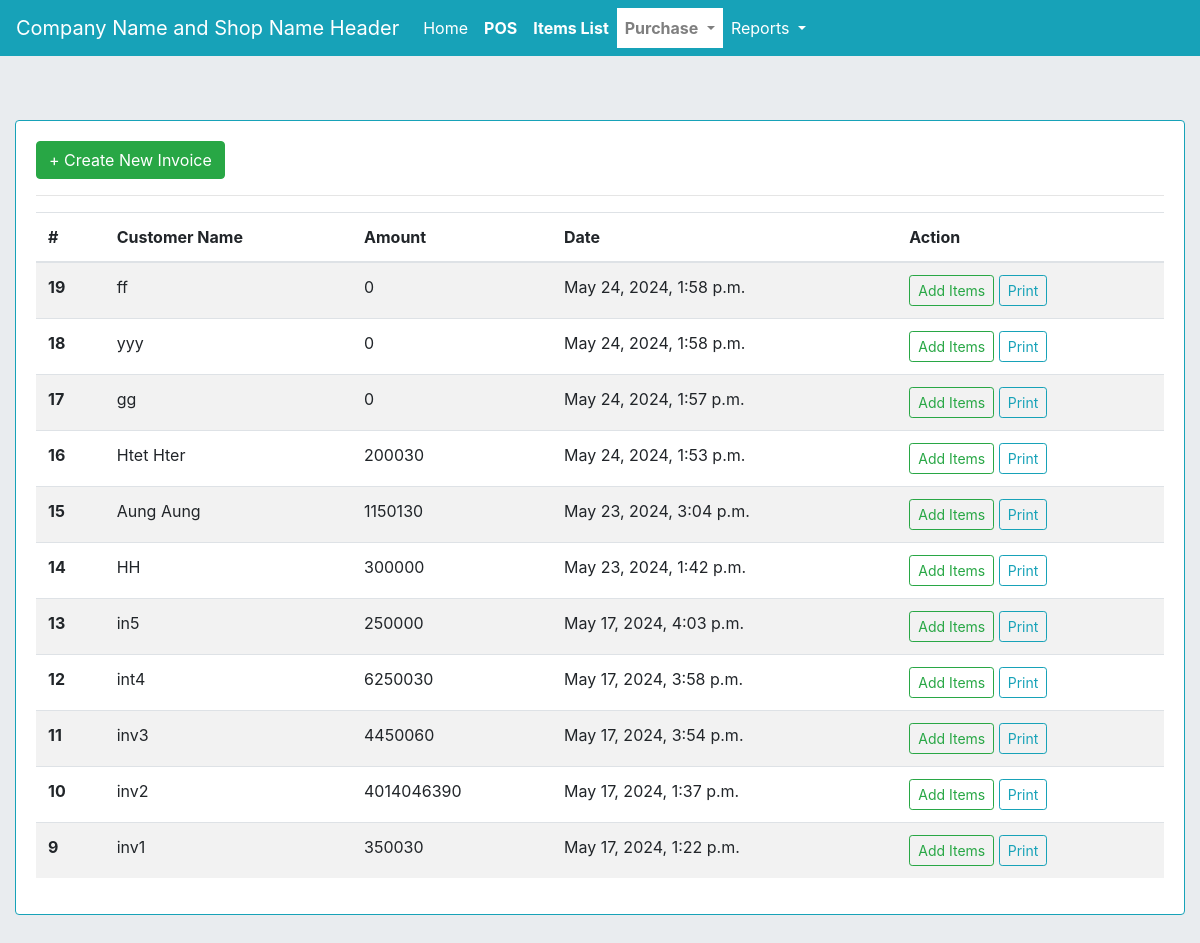
The app's page /inv_list/, older data.
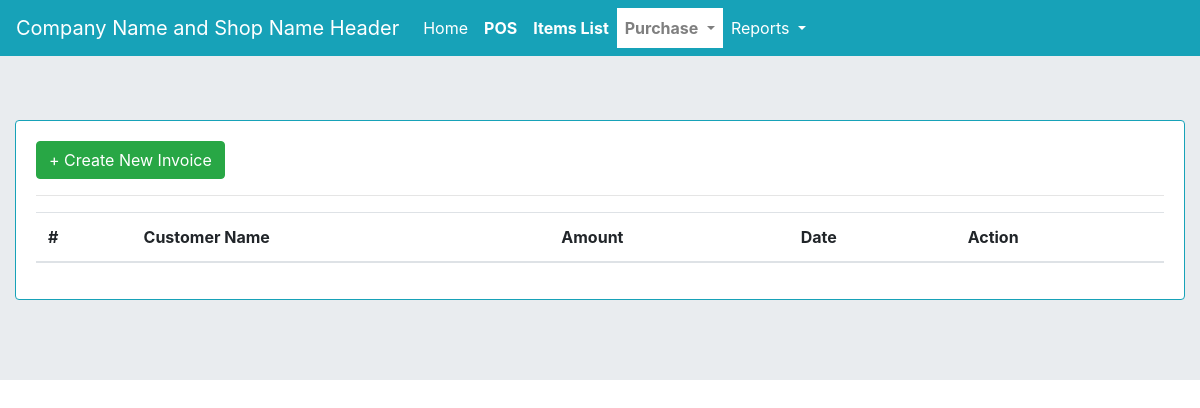
The same page, newer data.
### myapp/models.py (models this page shows, shortened)
class invoice(models.Model):
    customer = models.CharField(max_length=255, blank=True, null=True)
    total = models.PositiveIntegerField(default=0)
    created_at = models.DateTimeField(auto_now_add=True)
    updated_at = models.DateTimeField(auto_now=True)

### myapp/views.py (the view)
# urls.py: path('inv_list/', views.inv_list, name='inv_list'),
def inv_list(request):
	inv = invoice.objects.all().order_by('-id')
	context = {'inv':inv}
	return render(request, 'inv_list.html', context)

### templates/inv_list.html (shortened to what this page needs)
{% extends 'base.html' %}
{% block content %}
<div class="card border-info mb-3">
  <div class="card-body">
<button type="button" class="btn btn-success" data-toggle="modal" data-target="#createNewInv">
  + Create New Invoice
</button>
<hr>
<table class="table table-striped" id="invlist">
  <thead>
    <tr>
      <th scope="col">#</th>
      <th scope="col">Customer Name</th>
      <th scope="col">Amount</th>
      <th scope="col">Date</th>
      <th scope="col">Action</th>
    </tr>
  </thead>
  <tbody>
  	{% for i in inv %}
    <tr>
      <th scope="row">{{i.id}}</th>
      <td>{{i.customer}}</td>
      <td>{{i.total}}</td>
      <td>{{i.created_at}}</td>
      <td>
      	<a href="{% url 'myapp:detail_inv' i.id %}" class="btn btn-sm btn-outline-success">Add Items</a>
      	<a href="{% url 'myapp:print_preview' i.id %}" class="btn btn-sm btn-outline-info">Print</a>
      </td>
    </tr>
    {% endfor %}
  </tbody>
</table>
  </div>
</div>
{% endblock content %}

Row changes from the older to the newer data that the page shows:
removed invoice: id "19", customer "ff", total "0", created_at "May 24, 2024, 1:58 p.m."
removed invoice: id "18", customer "yyy", total "0", created_at "May 24, 2024, 1:58 p.m."
removed invoice: id "17", customer "gg", total "0", created_at "May 24, 2024, 1:57 p.m."
removed invoice: id "16", customer "Htet Hter", total "200030", created_at "May 24, 2024, 1:53 p.m."
removed invoice: id "15", customer "Aung Aung", total "1150130", created_at "May 23, 2024, 3:04 p.m."
removed invoice: id "14", customer "HH", total "300000", created_at "May 23, 2024, 1:42 p.m."
removed invoice: id "13", customer "in5", total "250000", created_at "May 17, 2024, 4:03 p.m."
removed invoice: id "12", customer "int4", total "6250030", created_at "May 17, 2024, 3:58 p.m."
removed invoice: id "11", customer "inv3", total "4450060", created_at "May 17, 2024, 3:54 p.m."
removed invoice: id "10", customer "inv2", total "4014046390", created_at "May 17, 2024, 1:37 p.m."
removed invoice: id "9", customer "inv1", total "350030", created_at "May 17, 2024, 1:22 p.m."
